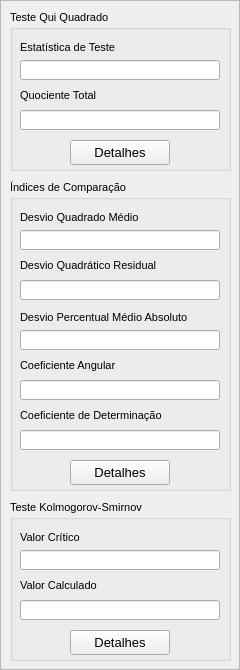
       <widget class="QFrame" name="frameGumbel">
        <property name="font">
         <font>
          <family>Arial</family>
          <pointsize>8</pointsize>
         </font>
        </property>
        <property name="frameShape">
         <enum>QFrame::StyledPanel</enum>
        </property>
        <property name="frameShadow">
         <enum>QFrame::Sunken</enum>
        </property>
        <widget class="QGroupBox" name="groupBoxQuiGumbel">
         <property name="geometry">
          <rect>
           <x>10</x>
           <y>10</y>
           <width>221</width>
           <height>161</height>
          </rect>
         </property>
         <property name="font">
          <font>
           <family>Arial</family>
           <pointsize>8</pointsize>
          </font>
         </property>
         <property name="title">
          <string>Teste Qui Quadrado</string>
         </property>
         <widget class="QLabel" name="labelEstatisticaGumbel">
          <property name="geometry">
           <rect>
            <x>10</x>
            <y>20</y>
            <width>161</width>
            <height>35</height>
           </rect>
          </property>
          <property name="font">
           <font>
            <family>Arial</family>
            <pointsize>8</pointsize>
           </font>
          </property>
          <property name="text">
           <string>Estatística de Teste</string>
          </property>
         </widget>
         <widget class="QLineEdit" name="txtEstatisticaGumbel">
          <property name="geometry">
           <rect>
            <x>10</x>
            <y>50</y>
            <width>200</width>
            <height>20</height>
           </rect>
          </property>
          <property name="minimumSize">
           <size>
            <width>200</width>
            <height>20</height>
           </size>
          </property>
          <property name="maximumSize">
           <size>
            <width>200</width>
            <height>20</height>
           </size>
          </property>
          <property name="font">
           <font>
            <family>Arial</family>
            <pointsize>8</pointsize>
           </font>
          </property>
          <property name="readOnly">
           <bool>true</bool>
          </property>
         </widget>
         <widget class="QLabel" name="labelX2Gumbel">
          <property name="geometry">
           <rect>
            <x>10</x>
            <y>70</y>
            <width>161</width>
            <height>31</height>
           </rect>
          </property>
          <property name="font">
           <font>
            <family>Arial</family>
            <pointsize>8</pointsize>
           </font>
          </property>
          <property name="text">
           <string>Quociente Total</string>
          </property>
         </widget>
         <widget class="QLineEdit" name="txtX2Gumbel">
          <property name="geometry">
           <rect>
            <x>10</x>
            <y>100</y>
            <width>200</width>
            <height>20</height>
           </rect>
          </property>
          <property name="minimumSize">
           <size>
            <width>200</width>
            <height>20</height>
           </size>
          </property>
          <property name="maximumSize">
           <size>
            <width>200</width>
            <height>20</height>
           </size>
          </property>
          <property name="font">
           <font>
            <family>Arial</family>
            <pointsize>8</pointsize>
           </font>
          </property>
          <property name="readOnly">
           <bool>true</bool>
          </property>
         </widget>
         <widget class="QPushButton" name="btnQuiGumbel">
          <property name="geometry">
           <rect>
            <x>60</x>
            <y>130</y>
            <width>100</width>
            <height>25</height>
           </rect>
          </property>
          <property name="minimumSize">
           <size>
            <width>100</width>
            <height>25</height>
           </size>
          </property>
          <property name="maximumSize">
           <size>
            <width>100</width>
            <height>25</height>
           </size>
          </property>
          <property name="font">
           <font>
            <family>Arial</family>
            <pointsize>10</pointsize>
           </font>
          </property>
          <property name="cursor">
           <cursorShape>PointingHandCursor</cursorShape>
          </property>
          <property name="text">
           <string>Detalhes</string>
          </property>
         </widget>
        </widget>
        <widget class="QGroupBox" name="groupBoxIndiceGumbel">
         <property name="geometry">
          <rect>
           <x>10</x>
           <y>180</y>
           <width>221</width>
           <height>311</height>
          </rect>
         </property>
         <property name="font">
          <font>
           <family>Arial</family>
           <pointsize>8</pointsize>
          </font>
         </property>
         <property name="title">
          <string>Índices de Comparação</string>
         </property>
         <widget class="QLabel" name="labelDQMGumbel">
          <property name="geometry">
           <rect>
            <x>10</x>
            <y>20</y>
            <width>161</width>
            <height>35</height>
           </rect>
          </property>
          <property name="font">
           <font>
            <family>Arial</family>
            <pointsize>8</pointsize>
           </font>
          </property>
          <property name="text">
           <string>Desvio Quadrado Médio</string>
          </property>
         </widget>
         <widget class="QLineEdit" name="txtDQMGumbel">
          <property name="geometry">
           <rect>
            <x>10</x>
            <y>50</y>
            <width>200</width>
            <height>20</height>
           </rect>
          </property>
          <property name="minimumSize">
           <size>
            <width>200</width>
            <height>20</height>
           </size>
          </property>
          <property name="maximumSize">
           <size>
            <width>200</width>
            <height>20</height>
           </size>
          </property>
          <property name="font">
           <font>
            <family>Arial</family>
            <pointsize>8</pointsize>
           </font>
          </property>
          <property name="readOnly">
           <bool>true</bool>
          </property>
         </widget>
         <widget class="QLabel" name="labelDQRGumbel">
          <property name="geometry">
           <rect>
            <x>10</x>
            <y>70</y>
            <width>161</width>
            <height>31</height>
           </rect>
          </property>
          <property name="font">
           <font>
            <family>Arial</family>
            <pointsize>8</pointsize>
           </font>
          </property>
          <property name="text">
           <string>Desvio Quadrático Residual</string>
          </property>
         </widget>
         <widget class="QLineEdit" name="txtDQRGumbel">
          <property name="geometry">
           <rect>
            <x>10</x>
            <y>100</y>
            <width>200</width>
            <height>20</height>
           </rect>
          </property>
          <property name="minimumSize">
           <size>
            <width>200</width>
            <height>20</height>
           </size>
          </property>
          <property name="maximumSize">
           <size>
            <width>200</width>
            <height>20</height>
           </size>
          </property>
          <property name="font">
           <font>
            <family>Arial</family>
            <pointsize>8</pointsize>
           </font>
          </property>
          <property name="readOnly">
           <bool>true</bool>
          </property>
         </widget>
         <widget class="QLineEdit" name="txtR2Gumbel">
          <property name="geometry">
           <rect>
            <x>10</x>
            <y>250</y>
            <width>200</width>
            <height>20</height>
           </rect>
          </property>
          <property name="minimumSize">
           <size>
            <width>200</width>
            <height>20</height>
           </size>
          </property>
          <property name="maximumSize">
           <size>
            <width>200</width>
            <height>20</height>
           </size>
          </property>
          <property name="font">
           <font>
            <family>Arial</family>
            <pointsize>8</pointsize>
           </font>
          </property>
          <property name="readOnly">
           <bool>true</bool>
          </property>
         </widget>
         <widget class="QLabel" name="labelCoefAngGumbel">
          <property name="geometry">
           <rect>
            <x>10</x>
            <y>170</y>
            <width>161</width>
            <height>31</height>
           </rect>
          </property>
          <property name="font">
           <font>
            <family>Arial</family>
            <pointsize>8</pointsize>
           </font>
          </property>
          <property name="text">
           <string>Coeficiente Angular</string>
          </property>
         </widget>
         <widget class="QLabel" name="labelR2Gumbel">
          <property name="geometry">
           <rect>
            <x>10</x>
            <y>220</y>
            <width>201</width>
            <height>31</height>
           </rect>
          </property>
          <property name="font">
           <font>
            <family>Arial</family>
            <pointsize>8</pointsize>
           </font>
          </property>
          <property name="text">
           <string>Coeficiente de Determinação</string>
          </property>
         </widget>
         <widget class="QLabel" name="labelDPMAGumbel">
          <property name="geometry">
           <rect>
            <x>10</x>
            <y>120</y>
            <width>201</width>
            <height>35</height>
           </rect>
          </property>
          <property name="font">
           <font>
            <family>Arial</family>
            <pointsize>8</pointsize>
           </font>
          </property>
          <property name="text">
           <string>Desvio Percentual Médio Absoluto</string>
          </property>
         </widget>
         <widget class="QLineEdit" name="txtDPMAGumbel">
          <property name="geometry">
           <rect>
            <x>10</x>
            <y>150</y>
            <width>200</width>
            <height>20</height>
           </rect>
          </property>
          <property name="minimumSize">
           <size>
            <width>200</width>
            <height>20</height>
           </size>
          </property>
          <property name="maximumSize">
           <size>
            <width>200</width>
            <height>20</height>
           </size>
          </property>
          <property name="font">
           <font>
            <family>Arial</family>
            <pointsize>8</pointsize>
           </font>
          </property>
          <property name="readOnly">
           <bool>true</bool>
          </property>
         </widget>
         <widget class="QLineEdit" name="txtCoefAngGumbel">
          <property name="geometry">
           <rect>
            <x>10</x>
            <y>200</y>
            <width>200</width>
            <height>20</height>
           </rect>
          </property>
          <property name="minimumSize">
           <size>
            <width>200</width>
            <height>20</height>
           </size>
          </property>
          <property name="maximumSize">
           <size>
            <width>200</width>
            <height>20</height>
           </size>
          </property>
          <property name="font">
           <font>
            <family>Arial</family>
            <pointsize>8</pointsize>
           </font>
          </property>
          <property name="readOnly">
           <bool>true</bool>
          </property>
         </widget>
         <widget class="QPushButton" name="btnIndiceGumbel">
          <property name="geometry">
           <rect>
            <x>60</x>
            <y>280</y>
            <width>100</width>
            <height>25</height>
           </rect>
          </property>
          <property name="minimumSize">
           <size>
            <width>100</width>
            <height>25</height>
           </size>
          </property>
          <property name="maximumSize">
           <size>
            <width>100</width>
            <height>25</height>
           </size>
          </property>
          <property name="font">
           <font>
            <family>Arial</family>
            <pointsize>10</pointsize>
           </font>
          </property>
          <property name="cursor">
           <cursorShape>PointingHandCursor</cursorShape>
          </property>
          <property name="text">
           <string>Detalhes</string>
          </property>
         </widget>
        </widget>
        <widget class="QGroupBox" name="groupBoxKSGumbel">
         <property name="geometry">
          <rect>
           <x>10</x>
           <y>500</y>
           <width>221</width>
           <height>161</height>
          </rect>
         </property>
         <property name="font">
          <font>
           <family>Arial</family>
           <pointsize>8</pointsize>
          </font>
         </property>
         <property name="title">
          <string>Teste Kolmogorov-Smirnov</string>
         </property>
         <widget class="QLabel" name="labelValorCritKSGumbel">
          <property name="geometry">
           <rect>
            <x>10</x>
            <y>20</y>
            <width>161</width>
            <height>35</height>
           </rect>
          </property>
          <property name="font">
           <font>
            <family>Arial</family>
            <pointsize>8</pointsize>
           </font>
          </property>
          <property name="text">
           <string>Valor Crítico</string>
          </property>
         </widget>
         <widget class="QLineEdit" name="txtValorCritKSGumbel">
          <property name="geometry">
           <rect>
            <x>10</x>
            <y>50</y>
            <width>200</width>
            <height>20</height>
           </rect>
          </property>
          <property name="minimumSize">
           <size>
            <width>200</width>
            <height>20</height>
           </size>
          </property>
          <property name="maximumSize">
           <size>
            <width>200</width>
            <height>20</height>
           </size>
          </property>
          <property name="font">
           <font>
            <family>Arial</family>
            <pointsize>8</pointsize>
           </font>
          </property>
          <property name="readOnly">
           <bool>true</bool>
          </property>
         </widget>
         <widget class="QLabel" name="labelValorCalcKSGumbel">
          <property name="geometry">
           <rect>
            <x>10</x>
            <y>70</y>
            <width>161</width>
            <height>31</height>
           </rect>
          </property>
          <property name="font">
           <font>
            <family>Arial</family>
            <pointsize>8</pointsize>
           </font>
          </property>
          <property name="text">
           <string>Valor Calculado</string>
          </property>
         </widget>
         <widget class="QLineEdit" name="txtValorCalcKSGumbel">
          <property name="geometry">
           <rect>
            <x>10</x>
            <y>100</y>
            <width>200</width>
            <height>20</height>
           </rect>
          </property>
          <property name="minimumSize">
           <size>
            <width>200</width>
            <height>20</height>
           </size>
          </property>
          <property name="maximumSize">
           <size>
            <width>200</width>
            <height>20</height>
           </size>
          </property>
          <property name="font">
           <font>
            <family>Arial</family>
            <pointsize>8</pointsize>
           </font>
          </property>
          <property name="readOnly">
           <bool>true</bool>
          </property>
         </widget>
         <widget class="QPushButton" name="btnKSGumbel">
          <property name="geometry">
           <rect>
            <x>60</x>
            <y>130</y>
            <width>100</width>
            <height>25</height>
           </rect>
          </property>
          <property name="minimumSize">
           <size>
            <width>100</width>
            <height>25</height>
           </size>
          </property>
          <property name="maximumSize">
           <size>
            <width>100</width>
            <height>25</height>
           </size>
          </property>
          <property name="font">
           <font>
            <family>Arial</family>
            <pointsize>10</pointsize>
           </font>
          </property>
          <property name="cursor">
           <cursorShape>PointingHandCursor</cursorShape>
          </property>
          <property name="text">
           <string>Detalhes</string>
          </property>
         </widget>
        </widget>
       </widget>
